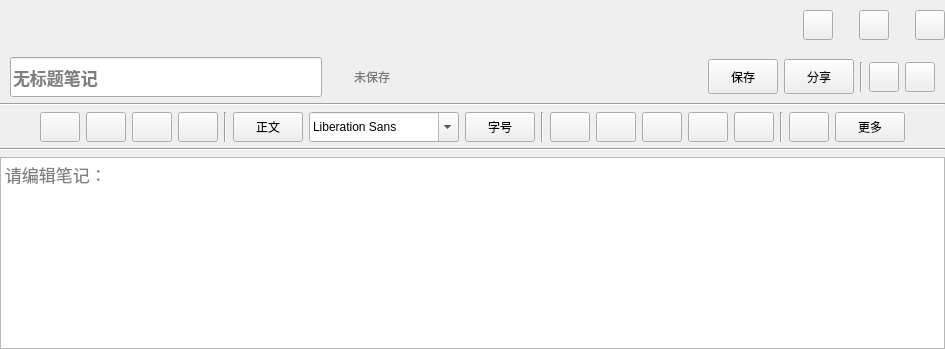
          <widget class="QWidget" name="showWidget" native="true">
           <property name="minimumSize">
            <size>
             <width>400</width>
             <height>0</height>
            </size>
           </property>
           <property name="styleSheet">
            <string notr="true"/>
           </property>
           <layout class="QGridLayout" name="gridLayout_6">
            <property name="leftMargin">
             <number>0</number>
            </property>
            <property name="topMargin">
             <number>10</number>
            </property>
            <property name="rightMargin">
             <number>0</number>
            </property>
            <property name="bottomMargin">
             <number>0</number>
            </property>
            <item row="0" column="0">
             <layout class="QHBoxLayout" name="horizontalLayout_14">
              <item>
               <spacer name="horizontalSpacer_9">
                <property name="orientation">
                 <enum>Qt::Horizontal</enum>
                </property>
                <property name="sizeHint" stdset="0">
                 <size>
                  <width>40</width>
                  <height>20</height>
                 </size>
                </property>
               </spacer>
              </item>
              <item>
               <widget class="QPushButton" name="minimizeBt">
                <property name="minimumSize">
                 <size>
                  <width>30</width>
                  <height>30</height>
                 </size>
                </property>
                <property name="maximumSize">
                 <size>
                  <width>30</width>
                  <height>30</height>
                 </size>
                </property>
                <property name="styleSheet">
                 <string notr="true">border-image: url(:/Image/Uniblog/减号.png);</string>
                </property>
                <property name="text">
                 <string/>
                </property>
               </widget>
              </item>
              <item>
               <spacer name="horizontalSpacer_10">
                <property name="orientation">
                 <enum>Qt::Horizontal</enum>
                </property>
                <property name="sizeType">
                 <enum>QSizePolicy::Minimum</enum>
                </property>
                <property name="sizeHint" stdset="0">
                 <size>
                  <width>20</width>
                  <height>20</height>
                 </size>
                </property>
               </spacer>
              </item>
              <item>
               <widget class="QPushButton" name="zoomBt">
                <property name="minimumSize">
                 <size>
                  <width>30</width>
                  <height>30</height>
                 </size>
                </property>
                <property name="maximumSize">
                 <size>
                  <width>30</width>
                  <height>30</height>
                 </size>
                </property>
                <property name="styleSheet">
                 <string notr="true">border-image: url(:/Image/Uniblog/全屏.png);</string>
                </property>
                <property name="text">
                 <string/>
                </property>
               </widget>
              </item>
              <item>
               <spacer name="horizontalSpacer_11">
                <property name="orientation">
                 <enum>Qt::Horizontal</enum>
                </property>
                <property name="sizeType">
                 <enum>QSizePolicy::Minimum</enum>
                </property>
                <property name="sizeHint" stdset="0">
                 <size>
                  <width>20</width>
                  <height>20</height>
                 </size>
                </property>
               </spacer>
              </item>
              <item>
               <widget class="QPushButton" name="closeBt">
                <property name="minimumSize">
                 <size>
                  <width>30</width>
                  <height>30</height>
                 </size>
                </property>
                <property name="maximumSize">
                 <size>
                  <width>30</width>
                  <height>30</height>
                 </size>
                </property>
                <property name="styleSheet">
                 <string notr="true">border-image: url(:/Image/Uniblog/关闭.png);</string>
                </property>
                <property name="text">
                 <string/>
                </property>
               </widget>
              </item>
             </layout>
            </item>
            <item row="1" column="0">
             <widget class="QStackedWidget" name="stackedWidget_2">
              <property name="currentIndex">
               <number>0</number>
              </property>
              <widget class="QWidget" name="page_4">
               <layout class="QGridLayout" name="gridLayout_7">
                <property name="leftMargin">
                 <number>0</number>
                </property>
                <property name="topMargin">
                 <number>11</number>
                </property>
                <property name="rightMargin">
                 <number>0</number>
                </property>
                <property name="bottomMargin">
                 <number>0</number>
                </property>
                <item row="0" column="0">
                 <layout class="QHBoxLayout" name="horizontalLayout_17">
                  <item>
                   <spacer name="horizontalSpacer_16">
                    <property name="orientation">
                     <enum>Qt::Horizontal</enum>
                    </property>
                    <property name="sizeType">
                     <enum>QSizePolicy::Minimum</enum>
                    </property>
                    <property name="sizeHint" stdset="0">
                     <size>
                      <width>10</width>
                      <height>20</height>
                     </size>
                    </property>
                   </spacer>
                  </item>
                  <item>
                   <widget class="QLineEdit" name="noteHeadlineEdit">
                    <property name="minimumSize">
                     <size>
                      <width>200</width>
                      <height>40</height>
                     </size>
                    </property>
                    <property name="font">
                     <font>
                      <pointsize>13</pointsize>
                      <weight>75</weight>
                      <bold>true</bold>
                     </font>
                    </property>
                    <property name="placeholderText">
                     <string>无标题笔记</string>
                    </property>
                   </widget>
                  </item>
                  <item>
                   <layout class="QHBoxLayout" name="horizontalLayout_15">
                    <item>
                     <widget class="QLabel" name="label">
                      <property name="minimumSize">
                       <size>
                        <width>20</width>
                        <height>20</height>
                       </size>
                      </property>
                      <property name="maximumSize">
                       <size>
                        <width>20</width>
                        <height>20</height>
                       </size>
                      </property>
                      <property name="styleSheet">
                       <string notr="true">border-image: url(:/Image/Uniblog/错.png);</string>
                      </property>
                      <property name="text">
                       <string/>
                      </property>
                     </widget>
                    </item>
                    <item>
                     <widget class="QLabel" name="describeLb">
                      <property name="sizePolicy">
                       <sizepolicy hsizetype="Minimum" vsizetype="Minimum">
                        <horstretch>0</horstretch>
                        <verstretch>0</verstretch>
                       </sizepolicy>
                      </property>
                      <property name="styleSheet">
                       <string notr="true">color: rgb(120, 120, 120);</string>
                      </property>
                      <property name="text">
                       <string>未保存</string>
                      </property>
                     </widget>
                    </item>
                   </layout>
                  </item>
                  <item>
                   <spacer name="horizontalSpacer_12">
                    <property name="orientation">
                     <enum>Qt::Horizontal</enum>
                    </property>
                    <property name="sizeHint" stdset="0">
                     <size>
                      <width>40</width>
                      <height>20</height>
                     </size>
                    </property>
                   </spacer>
                  </item>
                  <item>
                   <widget class="QPushButton" name="saveNoteBt">
                    <property name="minimumSize">
                     <size>
                      <width>70</width>
                      <height>35</height>
                     </size>
                    </property>
                    <property name="maximumSize">
                     <size>
                      <width>70</width>
                      <height>35</height>
                     </size>
                    </property>
                    <property name="text">
                     <string>保存</string>
                    </property>
                   </widget>
                  </item>
                  <item>
                   <widget class="QPushButton" name="noteshareBt">
                    <property name="minimumSize">
                     <size>
                      <width>70</width>
                      <height>35</height>
                     </size>
                    </property>
                    <property name="maximumSize">
                     <size>
                      <width>70</width>
                      <height>35</height>
                     </size>
                    </property>
                    <property name="text">
                     <string>分享</string>
                    </property>
                   </widget>
                  </item>
                  <item>
                   <layout class="QHBoxLayout" name="horizontalLayout_16">
                    <item>
                     <widget class="Line" name="line">
                      <property name="maximumSize">
                       <size>
                        <width>16777215</width>
                        <height>30</height>
                       </size>
                      </property>
                      <property name="orientation">
                       <enum>Qt::Vertical</enum>
                      </property>
                     </widget>
                    </item>
                    <item>
                     <widget class="QPushButton" name="pushButton_3">
                      <property name="minimumSize">
                       <size>
                        <width>30</width>
                        <height>30</height>
                       </size>
                      </property>
                      <property name="maximumSize">
                       <size>
                        <width>30</width>
                        <height>30</height>
                       </size>
                      </property>
                      <property name="styleSheet">
                       <string notr="true"/>
                      </property>
                      <property name="text">
                       <string/>
                      </property>
                      <property name="icon">
                       <iconset resource="resource.qrc">
                        <normaloff>:/Image/Uniblog/搜索类目.png</normaloff>:/Image/Uniblog/搜索类目.png</iconset>
                      </property>
                     </widget>
                    </item>
                    <item>
                     <widget class="QPushButton" name="pushButton_2">
                      <property name="minimumSize">
                       <size>
                        <width>30</width>
                        <height>30</height>
                       </size>
                      </property>
                      <property name="maximumSize">
                       <size>
                        <width>30</width>
                        <height>30</height>
                       </size>
                      </property>
                      <property name="styleSheet">
                       <string notr="true"/>
                      </property>
                      <property name="text">
                       <string/>
                      </property>
                      <property name="icon">
                       <iconset resource="resource.qrc">
                        <normaloff>:/Image/Uniblog/更多.png</normaloff>:/Image/Uniblog/更多.png</iconset>
                      </property>
                     </widget>
                    </item>
                    <item>
                     <spacer name="horizontalSpacer_13">
                      <property name="orientation">
                       <enum>Qt::Horizontal</enum>
                      </property>
                      <property name="sizeType">
                       <enum>QSizePolicy::Minimum</enum>
                      </property>
                      <property name="sizeHint" stdset="0">
                       <size>
                        <width>10</width>
                        <height>20</height>
                       </size>
                      </property>
                     </spacer>
                    </item>
                   </layout>
                  </item>
                 </layout>
                </item>
                <item row="1" column="0">
                 <widget class="Line" name="line_2">
                  <property name="minimumSize">
                   <size>
                    <width>700</width>
                    <height>0</height>
                   </size>
                  </property>
                  <property name="styleSheet">
                   <string notr="true">color:rgb(181, 181, 181);</string>
                  </property>
                  <property name="orientation">
                   <enum>Qt::Horizontal</enum>
                  </property>
                 </widget>
                </item>
                <item row="2" column="0">
                 <layout class="QHBoxLayout" name="horizontalLayout_18">
                  <item>
                   <spacer name="horizontalSpacer_15">
                    <property name="orientation">
                     <enum>Qt::Horizontal</enum>
                    </property>
                    <property name="sizeHint" stdset="0">
                     <size>
                      <width>40</width>
                      <height>20</height>
                     </size>
                    </property>
                   </spacer>
                  </item>
                  <item>
                   <widget class="QPushButton" name="withdrawBt">
                    <property name="minimumSize">
                     <size>
                      <width>30</width>
                      <height>30</height>
                     </size>
                    </property>
                    <property name="maximumSize">
                     <size>
                      <width>50</width>
                      <height>50</height>
                     </size>
                    </property>
                    <property name="styleSheet">
                     <string notr="true"/>
                    </property>
                    <property name="text">
                     <string/>
                    </property>
                    <property name="icon">
                     <iconset resource="resource.qrc">
                      <normaloff>:/Image/Uniblog/撤回.png</normaloff>:/Image/Uniblog/撤回.png</iconset>
                    </property>
                   </widget>
                  </item>
                  <item>
                   <widget class="QPushButton" name="pushButton_5">
                    <property name="minimumSize">
                     <size>
                      <width>30</width>
                      <height>30</height>
                     </size>
                    </property>
                    <property name="maximumSize">
                     <size>
                      <width>50</width>
                      <height>50</height>
                     </size>
                    </property>
                    <property name="styleSheet">
                     <string notr="true"/>
                    </property>
                    <property name="text">
                     <string/>
                    </property>
                    <property name="icon">
                     <iconset resource="resource.qrc">
                      <normaloff>:/Image/Uniblog/重做.png</normaloff>:/Image/Uniblog/重做.png</iconset>
                    </property>
                   </widget>
                  </item>
                  <item>
                   <widget class="QPushButton" name="pushButton_6">
                    <property name="minimumSize">
                     <size>
                      <width>30</width>
                      <height>30</height>
                     </size>
                    </property>
                    <property name="maximumSize">
                     <size>
                      <width>50</width>
                      <height>50</height>
                     </size>
                    </property>
                    <property name="styleSheet">
                     <string notr="true"/>
                    </property>
                    <property name="text">
                     <string/>
                    </property>
                    <property name="icon">
                     <iconset resource="resource.qrc">
                      <normaloff>:/Image/Uniblog/格式刷.png</normaloff>:/Image/Uniblog/格式刷.png</iconset>
                    </property>
                   </widget>
                  </item>
                  <item>
                   <widget class="QPushButton" name="pushButton_7">
                    <property name="minimumSize">
                     <size>
                      <width>30</width>
                      <height>30</height>
                     </size>
                    </property>
                    <property name="maximumSize">
                     <size>
                      <width>50</width>
                      <height>50</height>
                     </size>
                    </property>
                    <property name="styleSheet">
                     <string notr="true"/>
                    </property>
                    <property name="text">
                     <string/>
                    </property>
                    <property name="icon">
                     <iconset resource="resource.qrc">
                      <normaloff>:/Image/Uniblog/橡皮擦.png</normaloff>:/Image/Uniblog/橡皮擦.png</iconset>
                    </property>
                   </widget>
                  </item>
                  <item>
                   <widget class="Line" name="line_5">
                    <property name="orientation">
                     <enum>Qt::Vertical</enum>
                    </property>
                   </widget>
                  </item>
                  <item>
                   <widget class="QPushButton" name="pushButton_8">
                    <property name="minimumSize">
                     <size>
                      <width>50</width>
                      <height>30</height>
                     </size>
                    </property>
                    <property name="maximumSize">
                     <size>
                      <width>70</width>
                      <height>50</height>
                     </size>
                    </property>
                    <property name="text">
                     <string>正文</string>
                    </property>
                   </widget>
                  </item>
                  <item>
                   <widget class="QFontComboBox" name="fontComboBox">
                    <property name="minimumSize">
                     <size>
                      <width>100</width>
                      <height>30</height>
                     </size>
                    </property>
                    <property name="maximumSize">
                     <size>
                      <width>150</width>
                      <height>50</height>
                     </size>
                    </property>
                   </widget>
                  </item>
                  <item>
                   <widget class="QPushButton" name="pushButton_9">
                    <property name="minimumSize">
                     <size>
                      <width>50</width>
                      <height>30</height>
                     </size>
                    </property>
                    <property name="maximumSize">
                     <size>
                      <width>70</width>
                      <height>50</height>
                     </size>
                    </property>
                    <property name="text">
                     <string>字号</string>
                    </property>
                   </widget>
                  </item>
                  <item>
                   <widget class="Line" name="line_6">
                    <property name="orientation">
                     <enum>Qt::Vertical</enum>
                    </property>
                   </widget>
                  </item>
                  <item>
                   <widget class="QPushButton" name="boldBt">
                    <property name="minimumSize">
                     <size>
                      <width>30</width>
                      <height>30</height>
                     </size>
                    </property>
                    <property name="maximumSize">
                     <size>
                      <width>50</width>
                      <height>50</height>
                     </size>
                    </property>
                    <property name="styleSheet">
                     <string notr="true"/>
                    </property>
                    <property name="text">
                     <string/>
                    </property>
                    <property name="icon">
                     <iconset resource="resource.qrc">
                      <normaloff>:/Image/Uniblog/粗体.png</normaloff>:/Image/Uniblog/粗体.png</iconset>
                    </property>
                   </widget>
                  </item>
                  <item>
                   <widget class="QPushButton" name="ItalicsBt">
                    <property name="minimumSize">
                     <size>
                      <width>30</width>
                      <height>30</height>
                     </size>
                    </property>
                    <property name="maximumSize">
                     <size>
                      <width>50</width>
                      <height>50</height>
                     </size>
                    </property>
                    <property name="styleSheet">
                     <string notr="true"/>
                    </property>
                    <property name="text">
                     <string/>
                    </property>
                    <property name="icon">
                     <iconset resource="resource.qrc">
                      <normaloff>:/Image/Uniblog/斜体.png</normaloff>:/Image/Uniblog/斜体.png</iconset>
                    </property>
                   </widget>
                  </item>
                  <item>
                   <widget class="QPushButton" name="underlineBt">
                    <property name="minimumSize">
                     <size>
                      <width>30</width>
                      <height>30</height>
                     </size>
                    </property>
                    <property name="maximumSize">
                     <size>
                      <width>50</width>
                      <height>50</height>
                     </size>
                    </property>
                    <property name="styleSheet">
                     <string notr="true"/>
                    </property>
                    <property name="text">
                     <string/>
                    </property>
                    <property name="icon">
                     <iconset resource="resource.qrc">
                      <normaloff>:/Image/Uniblog/字体下划线.png</normaloff>:/Image/Uniblog/字体下划线.png</iconset>
                    </property>
                   </widget>
                  </item>
                  <item>
                   <widget class="QPushButton" name="pushButton_14">
                    <property name="minimumSize">
                     <size>
                      <width>30</width>
                      <height>30</height>
                     </size>
                    </property>
                    <property name="maximumSize">
                     <size>
                      <width>50</width>
                      <height>50</height>
                     </size>
                    </property>
                    <property name="styleSheet">
                     <string notr="true"/>
                    </property>
                    <property name="text">
                     <string/>
                    </property>
                    <property name="icon">
                     <iconset resource="resource.qrc">
                      <normaloff>:/Image/Uniblog/删除线.png</normaloff>:/Image/Uniblog/删除线.png</iconset>
                    </property>
                   </widget>
                  </item>
                  <item>
                   <widget class="QPushButton" name="highlightBt">
                    <property name="minimumSize">
                     <size>
                      <width>30</width>
                      <height>30</height>
                     </size>
                    </property>
                    <property name="maximumSize">
                     <size>
                      <width>50</width>
                      <height>50</height>
                     </size>
                    </property>
                    <property name="styleSheet">
                     <string notr="true"/>
                    </property>
                    <property name="text">
                     <string/>
                    </property>
                    <property name="icon">
                     <iconset resource="resource.qrc">
                      <normaloff>:/Image/Uniblog/文字颜色.png</normaloff>:/Image/Uniblog/文字颜色.png</iconset>
                    </property>
                    <property name="iconSize">
                     <size>
                      <width>20</width>
                      <height>20</height>
                     </size>
                    </property>
                   </widget>
                  </item>
                  <item>
                   <widget class="Line" name="line_8">
                    <property name="orientation">
                     <enum>Qt::Vertical</enum>
                    </property>
                   </widget>
                  </item>
                  <item>
                   <widget class="QPushButton" name="pushButton_16">
                    <property name="minimumSize">
                     <size>
                      <width>30</width>
                      <height>30</height>
                     </size>
                    </property>
                    <property name="maximumSize">
                     <size>
                      <width>50</width>
                      <height>50</height>
                     </size>
                    </property>
                    <property name="styleSheet">
                     <string notr="true"/>
                    </property>
                    <property name="text">
                     <string/>
                    </property>
                    <property name="icon">
                     <iconset resource="resource.qrc">
                      <normaloff>:/Image/Uniblog/马克笔.png</normaloff>:/Image/Uniblog/马克笔.png</iconset>
                    </property>
                   </widget>
                  </item>
                  <item>
                   <widget class="QPushButton" name="pushButton_12">
                    <property name="minimumSize">
                     <size>
                      <width>50</width>
                      <height>30</height>
                     </size>
                    </property>
                    <property name="maximumSize">
                     <size>
                      <width>70</width>
                      <height>50</height>
                     </size>
                    </property>
                    <property name="styleSheet">
                     <string notr="true"/>
                    </property>
                    <property name="text">
                     <string>更多</string>
                    </property>
                   </widget>
                  </item>
                  <item>
                   <spacer name="horizontalSpacer_14">
                    <property name="orientation">
                     <enum>Qt::Horizontal</enum>
                    </property>
                    <property name="sizeHint" stdset="0">
                     <size>
                      <width>40</width>
                      <height>20</height>
                     </size>
                    </property>
                   </spacer>
                  </item>
                 </layout>
                </item>
                <item row="3" column="0">
                 <widget class="Line" name="line_7">
                  <property name="sizePolicy">
                   <sizepolicy hsizetype="Minimum" vsizetype="Fixed">
                    <horstretch>0</horstretch>
                    <verstretch>0</verstretch>
                   </sizepolicy>
                  </property>
                  <property name="minimumSize">
                   <size>
                    <width>700</width>
                    <height>0</height>
                   </size>
                  </property>
                  <property name="styleSheet">
                   <string notr="true">color:rgb(181, 181, 181);</string>
                  </property>
                  <property name="orientation">
                   <enum>Qt::Horizontal</enum>
                  </property>
                 </widget>
                </item>
                <item row="4" column="0">
                 <widget class="QTextEdit" name="noteTextEdit">
                  <property name="font">
                   <font>
                    <pointsize>13</pointsize>
                   </font>
                  </property>
                  <property name="placeholderText">
                   <string>请编辑笔记：</string>
                  </property>
                 </widget>
                </item>
               </layout>
              </widget>
              <widget class="QWidget" name="page_5"/>
             </widget>
            </item>
           </layout>
          </widget>
